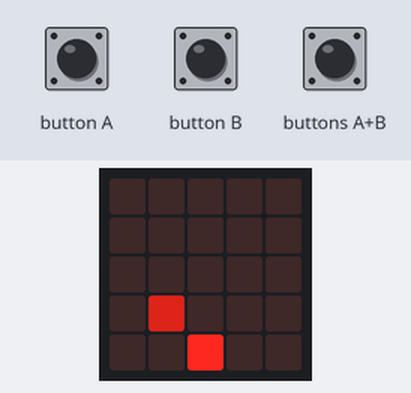
Recording of a program running on a simulated BBC micro:bit (MakeCode). On the bench: the board's 5×5 LED display. Inputs (shaded band) come from the test bench. Random numbers come from a fixed seed; the run ends where the board's game-over animation would start. At 2.1 s the program stops and its outputs stay as they are.

Above: at 1.2 s.
1.3 s: buttons A+B pressed for 0.15 s
At 1.52 s:
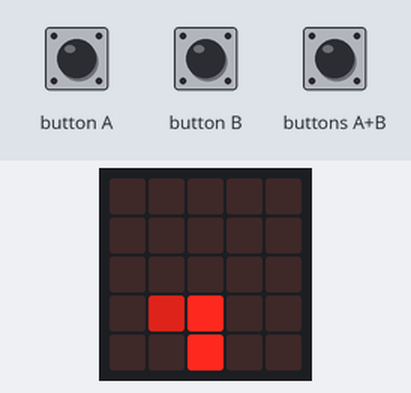
At 3.3 s:
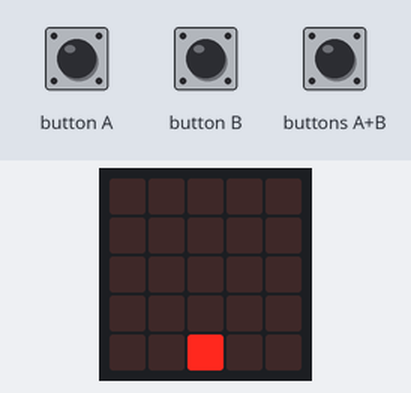
Timing chart, 0 to 3.6 s (numbered marks = the images above; inputs shaded):
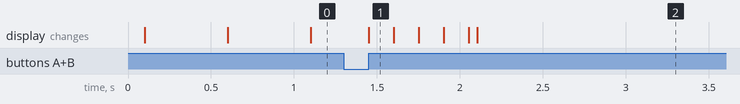

The program:

main.ts
```typescript
input.onButtonPressed(Button.A, function () {
    ship.move(-1)
})
input.onButtonPressed(Button.AB, function () {
    shoot = game.createSprite(ship.get(LedSpriteProperty.X), ship.get(LedSpriteProperty.Y))
    shoot.change(LedSpriteProperty.Brightness, 80)
    for (let index = 0; index < 4; index++) {
        shoot.change(LedSpriteProperty.Y, -1)
        basic.pause(150)
        if (shoot.isTouching(enemy)) {
            game.addScore(1)
            enemy.delete()
            shoot.delete()
        }
    }
    shoot.delete()
})
input.onButtonPressed(Button.B, function () {
    ship.move(1)
})
let enemy: game.LedSprite = null
let shoot: game.LedSprite = null
let ship: game.LedSprite = null
ship = game.createSprite(2, 4)
game.setScore(0)
basic.forever(function () {
    enemy = game.createSprite(randint(0, 4), 0)
    enemy.set(LedSpriteProperty.Brightness, 150)
    basic.pause(100)
    enemy.turn(Direction.Right, 90)
    for (let index = 0; index < 4; index++) {
        enemy.move(1)
        basic.pause(500)
    }
    if (enemy.isTouchingEdge()) {
        enemy.delete()
        game.gameOver()
    }
})
```

test.ts
```typescript
// tu są testy; nie będzie to kompilowane, gdy ten pakiet będzie używany jako rozszerzenie.
```
